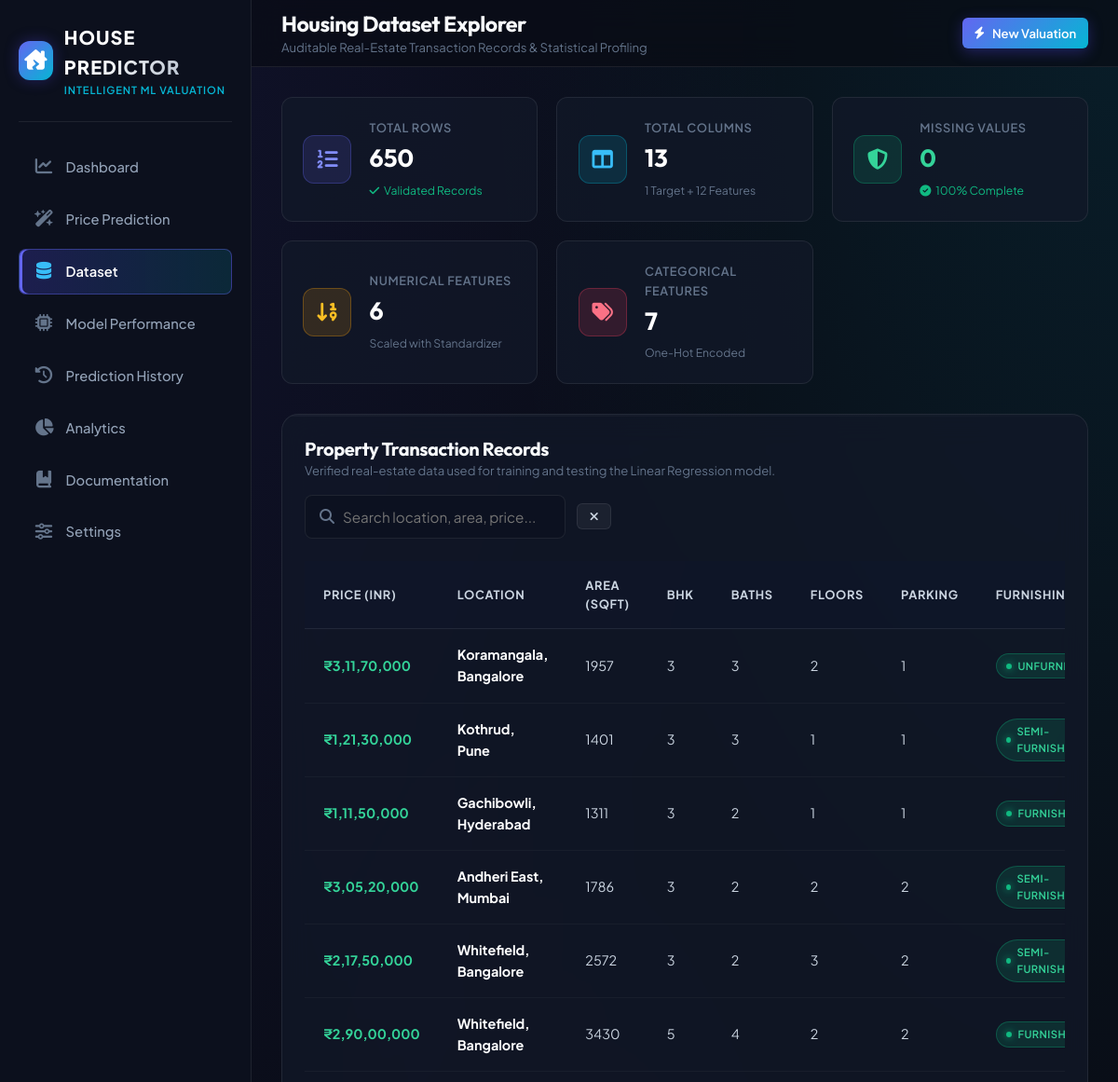
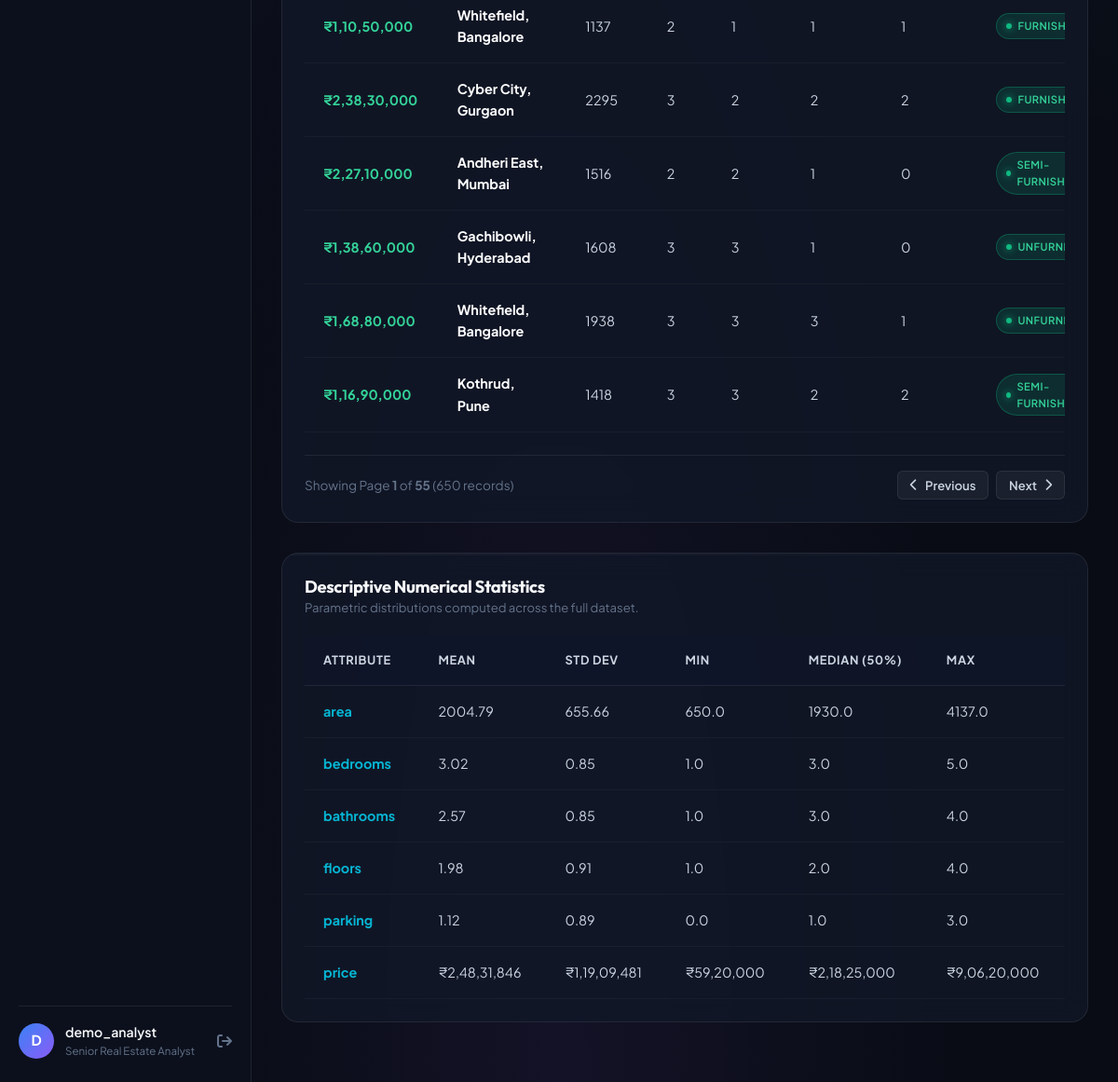
The app's page /dataset (signed in) with its own data (2 pictures, top to bottom).
### database/models.py (models this page shows, shortened)
class User(db.Model):
    __tablename__ = 'users'
    id = db.Column(db.Integer, primary_key=True)
    username = db.Column(db.String(64), unique=True, nullable=False, index=True)
    email = db.Column(db.String(120), unique=True, nullable=False, index=True)
    password_hash = db.Column(db.String(256), nullable=False)
    role = db.Column(db.String(20), default='analyst')
    created_at = db.Column(db.DateTime, default=datetime.utcnow)
    predictions = db.relationship('Prediction', backref='user', lazy=True, cascade='all, delete-orphan')

### routes/dataset.py (the view)
@dataset_bp.route('/dataset')
def dataset_page():
    user = get_current_user()
    overview = DatasetService.get_overview()
    initial_page = DatasetService.get_paginated(page=1, per_page=12)
    return render_template(
        'dataset.html',
        user=user,
        overview=overview,
        initial_page=initial_page
    )

### ml/predict.py (called while the page is built)
def format_inr(amount: float) -> str:
    try:
        val = int(round(amount))
    except (ValueError, TypeError):
        return f"₹{amount}"
    s = str(abs(val))
    if len(s) <= 3:
        formatted = s
    else:
        last3 = s[-3:]
        remaining = s[:-3]
        groups = []
        while len(remaining) > 2:
            groups.insert(0, remaining[-2:])
            remaining = remaining[:-2]
        if remaining:
            groups.insert(0, remaining)
        formatted = ",".join(groups) + "," + last3
    prefix = "-₹" if val < 0 else "₹"
    return f"{prefix}{formatted}"

### routes/auth.py (called while the page is built)
def get_current_user():
    if 'user_id' in session:
        return db.session.get(User, session['user_id'])
    return None

### services/dataset_service.py (called while the page is built, shortened)
    @classmethod
    def get_df(cls) -> pd.DataFrame:
        csv_path = Config.DATA_PATH
        if not os.path.exists(csv_path):
            raise FileNotFoundError(f"Housing dataset not found at {csv_path}")
        mtime = os.path.getmtime(csv_path)
        if cls._cached_df is None or cls._cached_mtime != mtime:
            cls._cached_df = pd.read_csv(csv_path)
            cls._cached_mtime = mtime
        return cls._cached_df

    @classmethod
    def get_paginated(cls, page: int = 1, per_page: int = 12, search: str = None) -> dict:
        df = cls.get_df().copy()
        total_records = len(df)
        total_pages = max(1, (total_records + per_page - 1) // per_page)
        page = max(1, min(page, total_pages))
        start_idx = (page - 1) * per_page
        end_idx = start_idx + per_page
        sliced = df.iloc[start_idx:end_idx]
        records = []
        for _, row in sliced.iterrows():
            item = row.to_dict()
            item['formatted_price'] = format_inr(row['price'])
            records.append(item)
        return {
            'page': page,
            'per_page': per_page,
            'total_records': total_records,
            'total_pages': total_pages,
            'records': records
        }

### templates/dataset.html (shortened to what this page needs)
{% extends 'base.html' %}
{% block header_title %}Housing Dataset Explorer{% endblock %}
{% block header_subtitle %}Auditable Real-Estate Transaction Records &amp; Statistical Profiling{% endblock %}
{% block content %}
<div class="kpi-grid">
  <div class="kpi-card">
    <div class="kpi-icon indigo"><i class="fa-solid fa-list-ol"></i></div>
    <div class="kpi-content">
      <span class="kpi-label">Total Rows</span>
      <span class="kpi-value" id="metaTotalRows">{{ overview.total_rows }}</span>
      <span class="kpi-meta"><i class="fa-solid fa-check"></i> Validated Records</span>
    </div>
  </div>
  <div class="kpi-card">
    <div class="kpi-icon cyan"><i class="fa-solid fa-table-columns"></i></div>
    <div class="kpi-content">
      <span class="kpi-label">Total Columns</span>
      <span class="kpi-value">{{ overview.total_columns }}</span>
      <span class="kpi-meta" style="color: var(--text-muted);">1 Target + 12 Features</span>
    </div>
  </div>
  <div class="kpi-card">
    <div class="kpi-icon emerald"><i class="fa-solid fa-shield-halved"></i></div>
    <div class="kpi-content">
      <span class="kpi-label">Missing Values</span>
      <span class="kpi-value" style="color: #34d399;">{{ overview.missing_values }}</span>
      <span class="kpi-meta"><i class="fa-solid fa-circle-check"></i> 100% Complete</span>
    </div>
  </div>
  <div class="kpi-card">
    <div class="kpi-icon amber"><i class="fa-solid fa-arrow-down-1-9"></i></div>
    <div class="kpi-content">
      <span class="kpi-label">Numerical Features</span>
      <span class="kpi-value">{{ overview.numerical_features|length }}</span>
      <span class="kpi-meta" style="color: var(--text-muted);">Scaled with Standardizer</span>
    </div>
  </div>
  <div class="kpi-card">
    <div class="kpi-icon rose"><i class="fa-solid fa-tags"></i></div>
    <div class="kpi-content">
      <span class="kpi-label">Categorical Features</span>
      <span class="kpi-value">{{ overview.categorical_features|length }}</span>
      <span class="kpi-meta" style="color: var(--text-muted);">One-Hot Encoded</span>
    </div>
  </div>
</div>
<div class="card-glass" style="margin-bottom: 2rem;">
  <div style="display: flex; justify-content: space-between; align-items: center; margin-bottom: 1.5rem; flex-wrap: wrap; gap: 1rem;">
    <div>
      <h3 style="font-size: 1.25rem;">Property Transaction Records</h3>
      <p style="font-size: 0.82rem; color: var(--text-muted);">
        Verified real-estate data used for training and testing the Linear Regression model.
      </p>
    </div>
    <div style="display: flex; align-items: center; gap: 0.75rem;">
      <div style="position: relative; width: 280px;">
        <i class="fa-solid fa-magnifying-glass" style="position: absolute; left: 1rem; top: 50%; transform: translateY(-50%); color: var(--text-muted);"></i>
        <input type="text" id="datasetSearchInput" class="form-control" style="padding-left: 2.5rem;" placeholder="Search location, area, price..." oninput="handleDatasetSearch()">
      </div>
      <button type="button" class="btn-estate btn-secondary btn-sm" onclick="clearDatasetSearch()">
        <i class="fa-solid fa-xmark"></i>
      </button>
    </div>
  </div>
  <div class="table-responsive">
    <table class="estate-table">
      <thead>
        <tr>
          <th>Price (INR)</th>
          <th>Location</th>
          <th>Area (sqft)</th>
          <th>BHK</th>
          <th>Baths</th>
          <th>Floors</th>
          <th>Parking</th>
          <th>Furnishing</th>
        </tr>
      </thead>
      <tbody id="datasetTableBody">
        {% for row in initial_page.records %}
        <tr>
          <td><strong style="color: #34d399;">{{ row.formatted_price }}</strong></td>
          <td><strong style="color: #ffffff;">{{ row.location }}</strong></td>
          <td>{{ row.area }}</td>
          <td>{{ row.bedrooms }}</td>
          <td>{{ row.bathrooms }}</td>
          <td>{{ row.floors }}</td>
          <td>{{ row.parking }}</td>
          <td><span class="badge-status ready" style="font-size: 0.7rem;">{{ row.furnishing_status }}</span></td>
        </tr>
        {% endfor %}
      </tbody>
    </table>
  </div>
  <div style="display: flex; justify-content: space-between; align-items: center; margin-top: 1.5rem; padding-top: 1rem; border-top: 1px solid var(--border-color); flex-wrap: wrap; gap: 1rem;">
    <div style="font-size: 0.85rem; color: var(--text-muted);" id="paginationInfo">
      Showing Page <strong id="curPageNum">1</strong> of <strong id="totalPageNum">{{ initial_page.total_pages }}</strong> ({{ initial_page.total_records }} records)
    </div>
    <div style="display: flex; gap: 0.5rem;">
      <button type="button" class="btn-estate btn-secondary btn-sm" id="btnPrevPage" onclick="changeDatasetPage(-1)">
        <i class="fa-solid fa-chevron-left"></i> Previous
      </button>
      <button type="button" class="btn-estate btn-secondary btn-sm" id="btnNextPage" onclick="changeDatasetPage(1)">
        Next <i class="fa-solid fa-chevron-right"></i>
      </button>
    </div>
  </div>
</div>
<div class="card-glass" style="margin-bottom: 2rem;">
  <div style="margin-bottom: 1.25rem;">
    <h3 style="font-size: 1.15rem;">Descriptive Numerical Statistics</h3>
    <p style="font-size: 0.82rem; color: var(--text-muted);">Parametric distributions computed across the full dataset.</p>
  </div>
  <div class="table-responsive">
    <table class="estate-table">
      <thead>
        <tr>
          <th>Attribute</th>
          <th>Mean</th>
          <th>Std Dev</th>
          <th>Min</th>
          <th>Median (50%)</th>
          <th>Max</th>
        </tr>
      </thead>
      <tbody>
        {% for col, s in overview.num_stats.items() %}
        <tr>
          <td><strong style="color: var(--accent-cyan);">{{ col }}</strong></td>
          <td>{% if col == 'price' %}{{ s.mean|inr }}{% else %}{{ s.mean }}{% endif %}</td>
          <td>{% if col == 'price' %}{{ s.std|inr }}{% else %}{{ s.std }}{% endif %}</td>
          <td>{% if col == 'price' %}{{ s.min|inr }}{% else %}{{ s.min }}{% endif %}</td>
          <td>{% if col == 'price' %}{{ s.median|inr }}{% else %}{{ s.median }}{% endif %}</td>
          <td>{% if col == 'price' %}{{ s.max|inr }}{% else %}{{ s.max }}{% endif %}</td>
        </tr>
        {% endfor %}
      </tbody>
    </table>
  </div>
</div>
{% endblock %}

### templates/base.html (shortened to what this page needs)
<!DOCTYPE html>
<html lang="en">
<head>
  <link rel="stylesheet" href="https://cdnjs.cloudflare.com/ajax/libs/font-awesome/6.4.2/css/all.min.css">
  <link rel="stylesheet" href="{{ url_for('static', filename='css/style.css') }}">
</head>
<body class="{% block body_class %}{% endblock %}">
  <div class="app-container">
    {% if not hide_sidebar %}
    <aside class="app-sidebar" id="appSidebar">
      <div class="brand-header">
        <div class="brand-logo-icon">
          <i class="fa-solid fa-house-chimney-crack"></i>
        </div>
        <div>
          <div class="brand-title">HOUSE PREDICTOR</div>
          <div class="brand-subtitle">Intelligent ML Valuation</div>
        </div>
      </div>
      <nav class="sidebar-nav">
        <a href="{{ url_for('main.dashboard') }}" class="nav-item {% if request.endpoint == 'main.dashboard' %}active{% endif %}" id="nav-dashboard">
          <i class="fa-solid fa-chart-line"></i>
          <span>Dashboard</span>
        </a>
        <a href="{{ url_for('prediction.predict_page') }}" class="nav-item {% if request.endpoint == 'prediction.predict_page' %}active{% endif %}" id="nav-prediction">
          <i class="fa-solid fa-wand-magic-sparkles"></i>
          <span>Price Prediction</span>
        </a>
        <a href="{{ url_for('dataset.dataset_page') }}" class="nav-item {% if request.endpoint == 'dataset.dataset_page' %}active{% endif %}" id="nav-dataset">
          <i class="fa-solid fa-database"></i>
          <span>Dataset</span>
        </a>
        <a href="{{ url_for('main.performance') }}" class="nav-item {% if request.endpoint == 'main.performance' %}active{% endif %}" id="nav-performance">
          <i class="fa-solid fa-microchip"></i>
          <span>Model Performance</span>
        </a>
        <a href="{{ url_for('history.history_page') }}" class="nav-item {% if request.endpoint == 'history.history_page' %}active{% endif %}" id="nav-history">
          <i class="fa-solid fa-clock-rotate-left"></i>
          <span>Prediction History</span>
        </a>
        <a href="{{ url_for('analytics.analytics_page') }}" class="nav-item {% if request.endpoint == 'analytics.analytics_page' %}active{% endif %}" id="nav-analytics">
          <i class="fa-solid fa-chart-pie"></i>
          <span>Analytics</span>
        </a>
        <a href="{{ url_for('main.documentation') }}" class="nav-item {% if request.endpoint == 'main.documentation' %}active{% endif %}" id="nav-docs">
          <i class="fa-solid fa-book-bookmark"></i>
          <span>Documentation</span>
        </a>
        <a href="{{ url_for('main.settings') }}" class="nav-item {% if request.endpoint == 'main.settings' %}active{% endif %}" id="nav-settings">
          <i class="fa-solid fa-sliders"></i>
          <span>Settings</span>
        </a>
      </nav>
      <div class="sidebar-user">
        <div class="user-avatar">
          {% if current_user %}
            {{ current_user.username[:1].upper() }}
          {% else %}
            G
          {% endif %}
        </div>
        <div class="user-info">
          {% if current_user %}
            <span class="user-name">{{ current_user.username }}</span>
            <span class="user-role">{{ current_user.role or 'Analyst' }}</span>
          {% else %}
            <span class="user-name">Guest Analyst</span>
            <span class="user-role">Public Mode</span>
          {% endif %}
        </div>
        <div style="margin-left: auto;">
          {% if current_user %}
            <a href="{{ url_for('auth.logout') }}" title="Logout" style="color: var(--text-muted); font-size: 1rem;">
              <i class="fa-solid fa-arrow-right-from-bracket"></i>
            </a>
          {% else %}
            <a href="{{ url_for('auth.login') }}" title="Log In" style="color: var(--accent-cyan); font-size: 1rem;">
              <i class="fa-solid fa-right-to-bracket"></i>
            </a>
          {% endif %}
        </div>
      </div>
    </aside>
    {% endif %}
    <div class="app-main">
      {% if not hide_sidebar %}
      <header class="app-header">
        <div class="page-title-block">
          <h1>{% block header_title %}Dashboard{% endblock %}</h1>
          <div class="page-subtitle">{% block header_subtitle %}Intelligent House Price Prediction Platform{% endblock %}</div>
        </div>
        <div class="header-actions">
          {% block header_actions %}
          <a href="{{ url_for('prediction.predict_page') }}" class="btn-estate btn-primary btn-sm">
            <i class="fa-solid fa-bolt"></i>
            <span>New Valuation</span>
          </a>
          {% endblock %}
        </div>
      </header>
      {% endif %}
      <main class="page-content">
        {% block content %}{% endblock %}
      </main>
    </div>
  </div>
</body>
</html>

### records on screen
User: username "D", username "demo_analyst", role "Senior Real Estate Analyst"

### other values on screen
{{ overview.total_rows }} "650"
{{ overview.total_columns }} "13"
{{ overview.missing_values }} "0"
{{ overview.numerical_features|length }} "6"
{{ overview.categorical_features|length }} "7"
{{ row.formatted_price }} "₹3,11,70,000" "₹1,21,30,000" "₹1,11,50,000" "₹3,05,20,000" "₹2,17,50,000" "₹2,90,00,000" "₹1,10,50,000" "₹2,38,30,000" "₹2,27,10,000" "₹1,38,60,000" "₹1,68,80,000" "₹1,16,90,000"
{{ row.location }} "Koramangala, Bangalore" "Kothrud, Pune" "Gachibowli, Hyderabad" "Andheri East, Mumbai" "Whitefield, Bangalore" "Whitefield, Bangalore" "Whitefield, Bangalore" "Cyber City, Gurgaon" "Andheri East, Mumbai" "Gachibowli, Hyderabad" "Whitefield, Bangalore" "Kothrud, Pune"
{{ row.area }} "1957" "1401" "1311" "1786" "2572" "3430" "1137" "2295" "1516" "1608" "1938" "1418"
{{ row.bedrooms }} "3" "3" "3" "3" "3" "5" "2" "3" "2" "3" "3" "3"
{{ row.bathrooms }} "3" "3" "2" "2" "2" "4" "1" "2" "2" "3" "3" "3"
{{ row.floors }} "2" "1" "1" "2" "3" "2" "1" "2" "1" "1" "3" "2"
{{ row.parking }} "1" "1" "1" "2" "2" "2" "1" "2" "0" "0" "1" "2"
{{ initial_page.total_pages }} "55"
{{ initial_page.total_records }} "650"
{{ col }} "area" "bedrooms" "bathrooms" "floors" "parking" "price"
